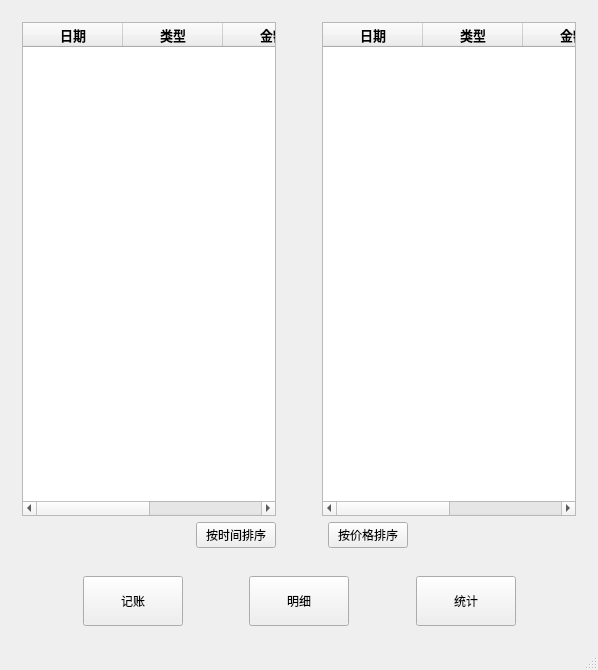
<?xml version="1.0" encoding="UTF-8"?>
<ui version="4.0">
 <class>MainWindow</class>
 <widget class="QMainWindow" name="MainWindow">
  <property name="geometry">
   <rect>
    <x>0</x>
    <y>0</y>
    <width>598</width>
    <height>670</height>
   </rect>
  </property>
  <property name="windowTitle">
   <string>MainWindow</string>
  </property>
  <widget class="QWidget" name="centralWidget">
   <layout class="QGridLayout" name="gridLayout_8">
    <item row="0" column="0">
     <widget class="QStackedWidget" name="stackedWidget">
      <property name="maximumSize">
       <size>
        <width>578</width>
        <height>16777215</height>
       </size>
      </property>
      <property name="currentIndex">
       <number>1</number>
      </property>
      <widget class="QWidget" name="pageBook">
       <layout class="QGridLayout" name="gridLayout_5">
        <item row="0" column="0" colspan="3">
         <widget class="QWidget" name="widget_3" native="true">
          <layout class="QGridLayout" name="gridLayout_3">
           <item row="0" column="6">
            <spacer name="horizontalSpacer_9">
             <property name="orientation">
              <enum>Qt::Horizontal</enum>
             </property>
             <property name="sizeType">
              <enum>QSizePolicy::Fixed</enum>
             </property>
             <property name="sizeHint" stdset="0">
              <size>
               <width>20</width>
               <height>16</height>
              </size>
             </property>
            </spacer>
           </item>
           <item row="0" column="2">
            <spacer name="horizontalSpacer_11">
             <property name="orientation">
              <enum>Qt::Horizontal</enum>
             </property>
             <property name="sizeType">
              <enum>QSizePolicy::Fixed</enum>
             </property>
             <property name="sizeHint" stdset="0">
              <size>
               <width>20</width>
               <height>16</height>
              </size>
             </property>
            </spacer>
           </item>
           <item row="0" column="0">
            <spacer name="horizontalSpacer_6">
             <property name="orientation">
              <enum>Qt::Horizontal</enum>
             </property>
             <property name="sizeHint" stdset="0">
              <size>
               <width>59</width>
               <height>16</height>
              </size>
             </property>
            </spacer>
           </item>
           <item row="0" column="1">
            <widget class="QRadioButton" name="radioButton_out">
             <property name="text">
              <string>支出</string>
             </property>
            </widget>
           </item>
           <item row="0" column="4">
            <spacer name="horizontalSpacer_10">
             <property name="orientation">
              <enum>Qt::Horizontal</enum>
             </property>
             <property name="sizeType">
              <enum>QSizePolicy::Fixed</enum>
             </property>
             <property name="sizeHint" stdset="0">
              <size>
               <width>20</width>
               <height>16</height>
              </size>
             </property>
            </spacer>
           </item>
           <item row="0" column="3">
            <widget class="QRadioButton" name="radioButton_in">
             <property name="text">
              <string>收入</string>
             </property>
            </widget>
           </item>
           <item row="0" column="5">
            <widget class="QLineEdit" name="lineEdit_money">
             <property name="minimumSize">
              <size>
               <width>100</width>
               <height>0</height>
              </size>
             </property>
             <property name="text">
              <string/>
             </property>
            </widget>
           </item>
           <item row="0" column="7">
            <widget class="QDateTimeEdit" name="dateTimeEdit">
             <property name="maximumSize">
              <size>
               <width>100</width>
               <height>16777215</height>
              </size>
             </property>
            </widget>
           </item>
           <item row="0" column="8">
            <spacer name="horizontalSpacer_7">
             <property name="orientation">
              <enum>Qt::Horizontal</enum>
             </property>
             <property name="sizeHint" stdset="0">
              <size>
               <width>58</width>
               <height>17</height>
              </size>
             </property>
            </spacer>
           </item>
          </layout>
         </widget>
        </item>
        <item row="1" column="1">
         <spacer name="verticalSpacer_4">
          <property name="orientation">
           <enum>Qt::Vertical</enum>
          </property>
          <property name="sizeType">
           <enum>QSizePolicy::Fixed</enum>
          </property>
          <property name="sizeHint" stdset="0">
           <size>
            <width>20</width>
            <height>30</height>
           </size>
          </property>
         </spacer>
        </item>
        <item row="2" column="0" colspan="3">
         <widget class="QWidget" name="widget_4" native="true">
          <layout class="QGridLayout" name="gridLayout_4">
           <item row="0" column="0">
            <spacer name="horizontalSpacer_5">
             <property name="orientation">
              <enum>Qt::Horizontal</enum>
             </property>
             <property name="sizeHint" stdset="0">
              <size>
               <width>108</width>
               <height>20</height>
              </size>
             </property>
            </spacer>
           </item>
           <item row="0" column="1">
            <widget class="QComboBox" name="comboBox">
             <item>
              <property name="text">
               <string>餐饮</string>
              </property>
             </item>
             <item>
              <property name="text">
               <string>交通</string>
              </property>
             </item>
             <item>
              <property name="text">
               <string>娱乐</string>
              </property>
             </item>
             <item>
              <property name="text">
               <string>购物</string>
              </property>
             </item>
             <item>
              <property name="text">
               <string>医疗</string>
              </property>
             </item>
             <item>
              <property name="text">
               <string>话费</string>
              </property>
             </item>
            </widget>
           </item>
           <item row="0" column="2">
            <spacer name="horizontalSpacer_15">
             <property name="orientation">
              <enum>Qt::Horizontal</enum>
             </property>
             <property name="sizeType">
              <enum>QSizePolicy::Fixed</enum>
             </property>
             <property name="sizeHint" stdset="0">
              <size>
               <width>20</width>
               <height>20</height>
              </size>
             </property>
            </spacer>
           </item>
           <item row="0" column="3">
            <widget class="QLineEdit" name="lineEdit_type">
             <property name="minimumSize">
              <size>
               <width>150</width>
               <height>0</height>
              </size>
             </property>
            </widget>
           </item>
           <item row="0" column="4">
            <spacer name="horizontalSpacer_21">
             <property name="orientation">
              <enum>Qt::Horizontal</enum>
             </property>
             <property name="sizeType">
              <enum>QSizePolicy::Fixed</enum>
             </property>
             <property name="sizeHint" stdset="0">
              <size>
               <width>20</width>
               <height>20</height>
              </size>
             </property>
            </spacer>
           </item>
           <item row="0" column="5">
            <widget class="QPushButton" name="button_addtype">
             <property name="text">
              <string>添加</string>
             </property>
            </widget>
           </item>
           <item row="0" column="6">
            <spacer name="horizontalSpacer_14">
             <property name="orientation">
              <enum>Qt::Horizontal</enum>
             </property>
             <property name="sizeType">
              <enum>QSizePolicy::Fixed</enum>
             </property>
             <property name="sizeHint" stdset="0">
              <size>
               <width>20</width>
               <height>20</height>
              </size>
             </property>
            </spacer>
           </item>
           <item row="0" column="7">
            <widget class="QPushButton" name="clear_onetype">
             <property name="text">
              <string>删除</string>
             </property>
            </widget>
           </item>
           <item row="0" column="8">
            <spacer name="horizontalSpacer_8">
             <property name="orientation">
              <enum>Qt::Horizontal</enum>
             </property>
             <property name="sizeHint" stdset="0">
              <size>
               <width>40</width>
               <height>20</height>
              </size>
             </property>
            </spacer>
           </item>
          </layout>
         </widget>
        </item>
        <item row="3" column="1">
         <spacer name="verticalSpacer_3">
          <property name="orientation">
           <enum>Qt::Vertical</enum>
          </property>
          <property name="sizeType">
           <enum>QSizePolicy::Fixed</enum>
          </property>
          <property name="sizeHint" stdset="0">
           <size>
            <width>20</width>
            <height>30</height>
           </size>
          </property>
         </spacer>
        </item>
        <item row="4" column="0">
         <spacer name="horizontalSpacer_16">
          <property name="orientation">
           <enum>Qt::Horizontal</enum>
          </property>
          <property name="sizeHint" stdset="0">
           <size>
            <width>233</width>
            <height>20</height>
           </size>
          </property>
         </spacer>
        </item>
        <item row="4" column="1">
         <widget class="QTextEdit" name="textEdit">
          <property name="maximumSize">
           <size>
            <width>200</width>
            <height>100</height>
           </size>
          </property>
          <property name="html">
           <string>&lt;!DOCTYPE HTML PUBLIC &quot;-//W3C//DTD HTML 4.0//EN&quot; &quot;http://www.w3.org/TR/REC-html40/strict.dtd&quot;&gt;
&lt;html&gt;&lt;head&gt;&lt;meta name=&quot;qrichtext&quot; content=&quot;1&quot; /&gt;&lt;style type=&quot;text/css&quot;&gt;
p, li { white-space: pre-wrap; }
&lt;/style&gt;&lt;/head&gt;&lt;body style=&quot; font-family:'SimSun'; font-size:9pt; font-weight:400; font-style:normal;&quot;&gt;
&lt;p style=&quot;-qt-paragraph-type:empty; margin-top:0px; margin-bottom:0px; margin-left:0px; margin-right:0px; -qt-block-indent:0; text-indent:0px;&quot;&gt;&lt;br /&gt;&lt;/p&gt;&lt;/body&gt;&lt;/html&gt;</string>
          </property>
         </widget>
        </item>
        <item row="4" column="2">
         <spacer name="horizontalSpacer_17">
          <property name="orientation">
           <enum>Qt::Horizontal</enum>
          </property>
          <property name="sizeHint" stdset="0">
           <size>
            <width>232</width>
            <height>20</height>
           </size>
          </property>
         </spacer>
        </item>
        <item row="5" column="1">
         <spacer name="verticalSpacer_5">
          <property name="orientation">
           <enum>Qt::Vertical</enum>
          </property>
          <property name="sizeType">
           <enum>QSizePolicy::Fixed</enum>
          </property>
          <property name="sizeHint" stdset="0">
           <size>
            <width>20</width>
            <height>30</height>
           </size>
          </property>
         </spacer>
        </item>
        <item row="6" column="0" colspan="3">
         <widget class="QWidget" name="widget_2" native="true">
          <layout class="QGridLayout" name="gridLayout_2">
           <item row="0" column="0">
            <spacer name="horizontalSpacer_12">
             <property name="orientation">
              <enum>Qt::Horizontal</enum>
             </property>
             <property name="sizeHint" stdset="0">
              <size>
               <width>257</width>
               <height>47</height>
              </size>
             </property>
            </spacer>
           </item>
           <item row="0" column="1">
            <widget class="QPushButton" name="book">
             <property name="minimumSize">
              <size>
               <width>100</width>
               <height>50</height>
              </size>
             </property>
             <property name="text">
              <string>记录</string>
             </property>
            </widget>
           </item>
           <item row="0" column="2">
            <spacer name="horizontalSpacer_13">
             <property name="orientation">
              <enum>Qt::Horizontal</enum>
             </property>
             <property name="sizeHint" stdset="0">
              <size>
               <width>256</width>
               <height>20</height>
              </size>
             </property>
            </spacer>
           </item>
          </layout>
         </widget>
        </item>
       </layout>
      </widget>
      <widget class="QWidget" name="pageDetail">
       <layout class="QGridLayout" name="gridLayout_6">
        <item row="1" column="1">
         <widget class="QPushButton" name="Time_Sort">
          <property name="text">
           <string>按时间排序</string>
          </property>
         </widget>
        </item>
        <item row="1" column="2">
         <spacer name="horizontalSpacer_18">
          <property name="orientation">
           <enum>Qt::Horizontal</enum>
          </property>
          <property name="sizeType">
           <enum>QSizePolicy::Fixed</enum>
          </property>
          <property name="sizeHint" stdset="0">
           <size>
            <width>40</width>
            <height>20</height>
           </size>
          </property>
         </spacer>
        </item>
        <item row="1" column="0">
         <spacer name="horizontalSpacer_19">
          <property name="orientation">
           <enum>Qt::Horizontal</enum>
          </property>
          <property name="sizeHint" stdset="0">
           <size>
            <width>92</width>
            <height>20</height>
           </size>
          </property>
         </spacer>
        </item>
        <item row="1" column="5">
         <spacer name="horizontalSpacer_20">
          <property name="orientation">
           <enum>Qt::Horizontal</enum>
          </property>
          <property name="sizeHint" stdset="0">
           <size>
            <width>92</width>
            <height>20</height>
           </size>
          </property>
         </spacer>
        </item>
        <item row="1" column="4">
         <widget class="QPushButton" name="Price_Sort">
          <property name="text">
           <string>按价格排序</string>
          </property>
         </widget>
        </item>
        <item row="0" column="3" colspan="3">
         <widget class="QTableWidget" name="tableWidget_in">
          <property name="minimumSize">
           <size>
            <width>0</width>
            <height>0</height>
           </size>
          </property>
          <column>
           <property name="text">
            <string>日期</string>
           </property>
           <property name="font">
            <font>
             <pointsize>10</pointsize>
             <weight>75</weight>
             <bold>true</bold>
            </font>
           </property>
          </column>
          <column>
           <property name="text">
            <string>类型</string>
           </property>
           <property name="font">
            <font>
             <pointsize>10</pointsize>
             <weight>75</weight>
             <bold>true</bold>
            </font>
           </property>
          </column>
          <column>
           <property name="text">
            <string>金额</string>
           </property>
           <property name="font">
            <font>
             <pointsize>10</pointsize>
             <weight>75</weight>
             <bold>true</bold>
            </font>
           </property>
          </column>
          <column>
           <property name="text">
            <string>备注</string>
           </property>
           <property name="font">
            <font>
             <pointsize>10</pointsize>
             <weight>75</weight>
             <bold>true</bold>
            </font>
           </property>
          </column>
         </widget>
        </item>
        <item row="0" column="0" colspan="2">
         <widget class="QTableWidget" name="tableWidget">
          <property name="minimumSize">
           <size>
            <width>0</width>
            <height>0</height>
           </size>
          </property>
          <column>
           <property name="text">
            <string>日期</string>
           </property>
           <property name="font">
            <font>
             <pointsize>10</pointsize>
             <weight>75</weight>
             <bold>true</bold>
            </font>
           </property>
          </column>
          <column>
           <property name="text">
            <string>类型</string>
           </property>
           <property name="font">
            <font>
             <pointsize>10</pointsize>
             <weight>75</weight>
             <bold>true</bold>
            </font>
           </property>
          </column>
          <column>
           <property name="text">
            <string>金额</string>
           </property>
           <property name="font">
            <font>
             <pointsize>10</pointsize>
             <weight>75</weight>
             <bold>true</bold>
            </font>
           </property>
          </column>
          <column>
           <property name="text">
            <string>备注</string>
           </property>
           <property name="font">
            <font>
             <pointsize>10</pointsize>
             <weight>75</weight>
             <bold>true</bold>
            </font>
           </property>
          </column>
         </widget>
        </item>
       </layout>
      </widget>
      <widget class="QWidget" name="pageStatistisc">
       <layout class="QGridLayout" name="gridLayout_9">
        <item row="0" column="0">
         <widget class="QWidget" name="widget_chart" native="true">
          <property name="minimumSize">
           <size>
            <width>0</width>
            <height>350</height>
           </size>
          </property>
          <property name="maximumSize">
           <size>
            <width>578</width>
            <height>16777215</height>
           </size>
          </property>
         </widget>
        </item>
        <item row="1" column="0">
         <widget class="QWidget" name="widget_5" native="true">
          <property name="maximumSize">
           <size>
            <width>578</width>
            <height>200</height>
           </size>
          </property>
          <layout class="QGridLayout" name="gridLayout_7">
           <item row="0" column="0">
            <widget class="QLabel" name="label">
             <property name="text">
              <string>TextLabel</string>
             </property>
            </widget>
           </item>
           <item row="0" column="1" colspan="3">
            <spacer name="horizontalSpacer_22">
             <property name="orientation">
              <enum>Qt::Horizontal</enum>
             </property>
             <property name="sizeHint" stdset="0">
              <size>
               <width>430</width>
               <height>13</height>
              </size>
             </property>
            </spacer>
           </item>
           <item row="1" column="0">
            <widget class="QLabel" name="label_2">
             <property name="text">
              <string>TextLabel</string>
             </property>
            </widget>
           </item>
           <item row="1" column="1">
            <spacer name="horizontalSpacer_23">
             <property name="orientation">
              <enum>Qt::Horizontal</enum>
             </property>
             <property name="sizeType">
              <enum>QSizePolicy::Fixed</enum>
             </property>
             <property name="sizeHint" stdset="0">
              <size>
               <width>50</width>
               <height>13</height>
              </size>
             </property>
            </spacer>
           </item>
           <item row="1" column="2">
            <widget class="QLabel" name="label_6">
             <property name="text">
              <string>TextLabel</string>
             </property>
            </widget>
           </item>
           <item row="1" column="3">
            <spacer name="horizontalSpacer_27">
             <property name="orientation">
              <enum>Qt::Horizontal</enum>
             </property>
             <property name="sizeHint" stdset="0">
              <size>
               <width>291</width>
               <height>13</height>
              </size>
             </property>
            </spacer>
           </item>
           <item row="2" column="0">
            <widget class="QLabel" name="label_3">
             <property name="text">
              <string>TextLabel</string>
             </property>
            </widget>
           </item>
           <item row="2" column="1">
            <spacer name="horizontalSpacer_25">
             <property name="orientation">
              <enum>Qt::Horizontal</enum>
             </property>
             <property name="sizeType">
              <enum>QSizePolicy::Fixed</enum>
             </property>
             <property name="sizeHint" stdset="0">
              <size>
               <width>50</width>
               <height>13</height>
              </size>
             </property>
            </spacer>
           </item>
           <item row="2" column="2">
            <widget class="QLabel" name="label_7">
             <property name="text">
              <string>TextLabel</string>
             </property>
            </widget>
           </item>
           <item row="2" column="3">
            <spacer name="horizontalSpacer_28">
             <property name="orientation">
              <enum>Qt::Horizontal</enum>
             </property>
             <property name="sizeHint" stdset="0">
              <size>
               <width>291</width>
               <height>13</height>
              </size>
             </property>
            </spacer>
           </item>
           <item row="3" column="0">
            <widget class="QLabel" name="label_4">
             <property name="text">
              <string>TextLabel</string>
             </property>
            </widget>
           </item>
           <item row="3" column="1">
            <spacer name="horizontalSpacer_24">
             <property name="orientation">
              <enum>Qt::Horizontal</enum>
             </property>
             <property name="sizeType">
              <enum>QSizePolicy::Fixed</enum>
             </property>
             <property name="sizeHint" stdset="0">
              <size>
               <width>50</width>
               <height>13</height>
              </size>
             </property>
            </spacer>
           </item>
           <item row="3" column="2">
            <widget class="QLabel" name="label_8">
             <property name="text">
              <string>TextLabel</string>
             </property>
            </widget>
           </item>
           <item row="3" column="3">
            <spacer name="horizontalSpacer_30">
             <property name="orientation">
              <enum>Qt::Horizontal</enum>
             </property>
             <property name="sizeHint" stdset="0">
              <size>
               <width>291</width>
               <height>13</height>
              </size>
             </property>
            </spacer>
           </item>
           <item row="4" column="0">
            <widget class="QLabel" name="label_5">
             <property name="text">
              <string>TextLabel</string>
             </property>
            </widget>
           </item>
           <item row="4" column="1">
            <spacer name="horizontalSpacer_26">
             <property name="orientation">
              <enum>Qt::Horizontal</enum>
             </property>
             <property name="sizeType">
              <enum>QSizePolicy::Fixed</enum>
             </property>
             <property name="sizeHint" stdset="0">
              <size>
               <width>50</width>
               <height>20</height>
              </size>
             </property>
            </spacer>
           </item>
           <item row="4" column="2">
            <widget class="QLabel" name="label_9">
             <property name="text">
              <string>TextLabel</string>
             </property>
            </widget>
           </item>
           <item row="4" column="3">
            <spacer name="horizontalSpacer_31">
             <property name="orientation">
              <enum>Qt::Horizontal</enum>
             </property>
             <property name="sizeHint" stdset="0">
              <size>
               <width>40</width>
               <height>20</height>
              </size>
             </property>
            </spacer>
           </item>
          </layout>
         </widget>
        </item>
       </layout>
      </widget>
     </widget>
    </item>
    <item row="1" column="0">
     <widget class="QWidget" name="widget" native="true">
      <layout class="QGridLayout" name="gridLayout">
       <item row="0" column="0">
        <spacer name="horizontalSpacer">
         <property name="orientation">
          <enum>Qt::Horizontal</enum>
         </property>
         <property name="sizeHint" stdset="0">
          <size>
           <width>40</width>
           <height>20</height>
          </size>
         </property>
        </spacer>
       </item>
       <item row="0" column="6">
        <spacer name="horizontalSpacer_4">
         <property name="orientation">
          <enum>Qt::Horizontal</enum>
         </property>
         <property name="sizeHint" stdset="0">
          <size>
           <width>36</width>
           <height>20</height>
          </size>
         </property>
        </spacer>
       </item>
       <item row="0" column="4">
        <spacer name="horizontalSpacer_3">
         <property name="orientation">
          <enum>Qt::Horizontal</enum>
         </property>
         <property name="sizeHint" stdset="0">
          <size>
           <width>40</width>
           <height>20</height>
          </size>
         </property>
        </spacer>
       </item>
       <item row="0" column="3">
        <widget class="QPushButton" name="detail">
         <property name="minimumSize">
          <size>
           <width>100</width>
           <height>50</height>
          </size>
         </property>
         <property name="text">
          <string>明细</string>
         </property>
        </widget>
       </item>
       <item row="0" column="1">
        <widget class="QPushButton" name="book_2">
         <property name="minimumSize">
          <size>
           <width>100</width>
           <height>50</height>
          </size>
         </property>
         <property name="text">
          <string>记账</string>
         </property>
        </widget>
       </item>
       <item row="0" column="5">
        <widget class="QPushButton" name="statistics">
         <property name="minimumSize">
          <size>
           <width>100</width>
           <height>50</height>
          </size>
         </property>
         <property name="text">
          <string>统计</string>
         </property>
        </widget>
       </item>
       <item row="0" column="2">
        <spacer name="horizontalSpacer_2">
         <property name="orientation">
          <enum>Qt::Horizontal</enum>
         </property>
         <property name="sizeHint" stdset="0">
          <size>
           <width>40</width>
           <height>20</height>
          </size>
         </property>
        </spacer>
       </item>
      </layout>
     </widget>
    </item>
   </layout>
  </widget>
  <widget class="QMenuBar" name="menuBar">
   <property name="geometry">
    <rect>
     <x>0</x>
     <y>0</y>
     <width>598</width>
     <height>26</height>
    </rect>
   </property>
  </widget>
  <widget class="QStatusBar" name="statusBar"/>
 </widget>
 <layoutdefault spacing="6" margin="11"/>
 <resources/>
 <connections/>
</ui>
